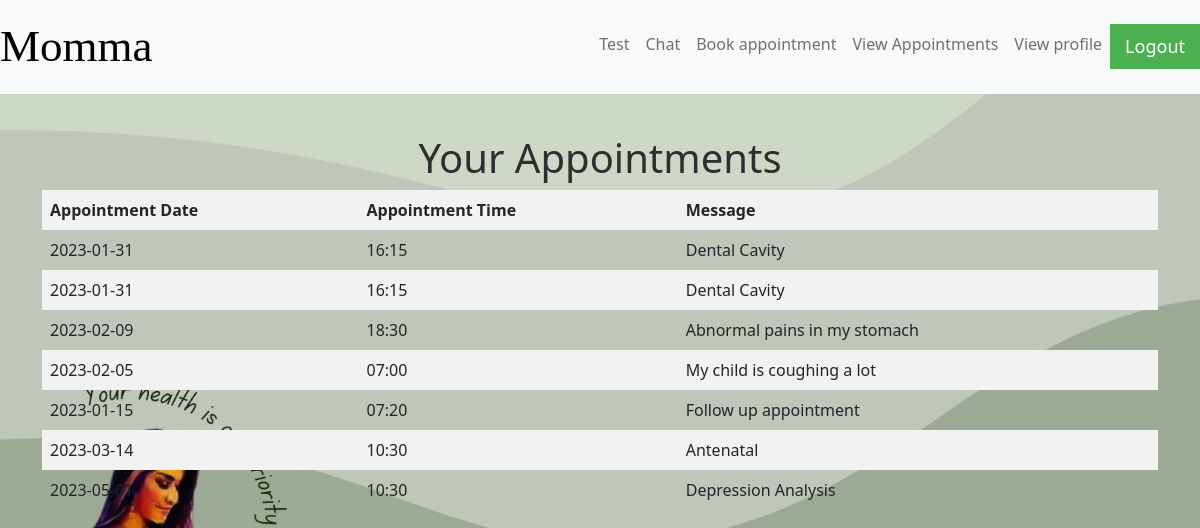
Screenshot of /view (signed in) with the database file from the repository.
### index/models.py (models this page shows, shortened)
class Appointment(db.Model):
    id = db.Column(db.Integer, primary_key=True)
    name = db.Column(db.String(50), nullable=False)
    email = db.Column(db.String(120), nullable=False)
    date = db.Column(db.String(20), nullable=False)
    time = db.Column(db.String(20), nullable=False)
    message = db.Column(db.Text, nullable=False)
    user_id = db.Column(db.Integer, db.ForeignKey('user.id'), nullable=False)

### index/routes.py (the view)
@app.route("/view")
def view_appointment():
    check_authentication()
    username = session['username']
    user = User.query.filter_by(username=username).first()
    appointments = Appointment.query.filter_by(user_id=user.id)
    return render_template("view_appointments.html", appointments=appointments)

### index/routes.py (called while the page is built)
def check_authentication():
    if not session.get("logged_in"):
        return redirect(url_for("log_in"))

### index/templates/view_appointments.html (shortened to what this page needs)
{% extends 'main.html'%}
{% block content%}
<h1 style="text-align: center;">Your Appointments</h1>
<div>
    <table>
        <thead>
            <tr>
                <th>Appointment Date</th>
                <th>Appointment Time</th>
                <th>Message</th>
            </tr>
        </thead>
        <tbody>
            {% for appointment in appointments %}
            <tr>
                <td>{{ appointment.date }}</td>
                <td>{{ appointment.time }}</td>
                <td>{{ appointment.message }}</td>
            </tr>
            {% endfor %}
        </tbody>
    </table>
</div>
{%endblock%}

### index/templates/main.html (shortened to what this page needs)
<!DOCTYPE html>
<html lang="en">
<head>
    <link rel="stylesheet" type="text/css" href="{{ url_for('static', filename='css/static.css')}}">
    <link href="https://cdn.jsdelivr.net/npm/bootstrap@5.2.1/dist/css/bootstrap.min.css" rel="stylesheet">
    <link rel="stylesheet" href="https://cdnjs.cloudflare.com/ajax/libs/font-awesome/4.7.0/css/font-awesome.min.css">
</head>
<body style="background-image: url({{ url_for('static', filename='images/background.jpg') }}); background-size: cover; background-attachment: fixed; background-repeat: no-repeat;">
  <nav class="navbar navbar-expand-lg bg-light">
		<a style="font-size: 45px; font-style:normal; font-family: serif; color: rgb(0, 0, 0);" class="navbar-brand" href="/home">Momma</a>
    <div class="collapse navbar-collapse nav justify-content-end" id="navbarSupportedContent">
      <ul class="navbar-nav mr-auto">
        <li class="nav-item active">
          <a class="nav-link" href="{{ url_for('take_test') }}">Test</a>
        </li>
        <li class="nav-item active">
          <a class="nav-link" href="{{ url_for('chat_page') }}">Chat</a>
        </li>
        <li class="nav-item active">
          <a class="nav-link" href="{{ url_for('book_appointment') }}">Book appointment</a>
        </li>
        <li class="nav-item">
          <a class="nav-link" href="{{ url_for('view_appointment') }}">View Appointments</a>
        </li>
        <li class="nav-item">
          <a class="nav-link" href="{{ url_for('view_profile') }}">View profile</a>
        </li>
        <li>
          <a href="{{url_for('logout')}}" onclick="return confirm('Are you sure you want to logout?');">
            <button class="logout-button logout-button:hover">Logout</button>
        </a>
        </li>
      </ul>
    </div>
  </nav>
    <div class ="container spacer">
      <br>
            {% block content %}
            {% endblock content %}
    </div>
</body>
</html>

### index/static/css/static.css (style rules this page uses)
h1 { font-size: 20px; color: rgb(47, 47, 49); font-weight: bold; }
.logout-button { background-color: #4CAF50; color: white; padding: 9px 15px; margin: 0px 0; border: none; cursor: pointer; font-size: 18px; }
table { width: 100%; border-collapse: collapse; }
th, td { border: 1px solid #dddddd; padding: 8px; text-align: left; }
th { background-color: #f2f2f2; font-weight: bold; }
tr:nth-child(even) { background-color: #f2f2f2; }
.spacer { margin-bottom: 150px; }

### rows the page displays
Appointment: date "2023-01-31", time "16:15", message "Dental Cavity"
Appointment: date "2023-01-31", time "16:15", message "Dental Cavity"
Appointment: date "2023-02-09", time "18:30", message "Abnormal pains in my stomach"
Appointment: date "2023-02-05", time "07:00", message "My child is coughing a lot"
Appointment: date "2023-01-15", time "07:20", message "Follow up appointment"
Appointment: date "2023-03-14", time "10:30", message "Antenatal"
Appointment: date "2023-05-01", time "10:30", message "Depression Analysis"
